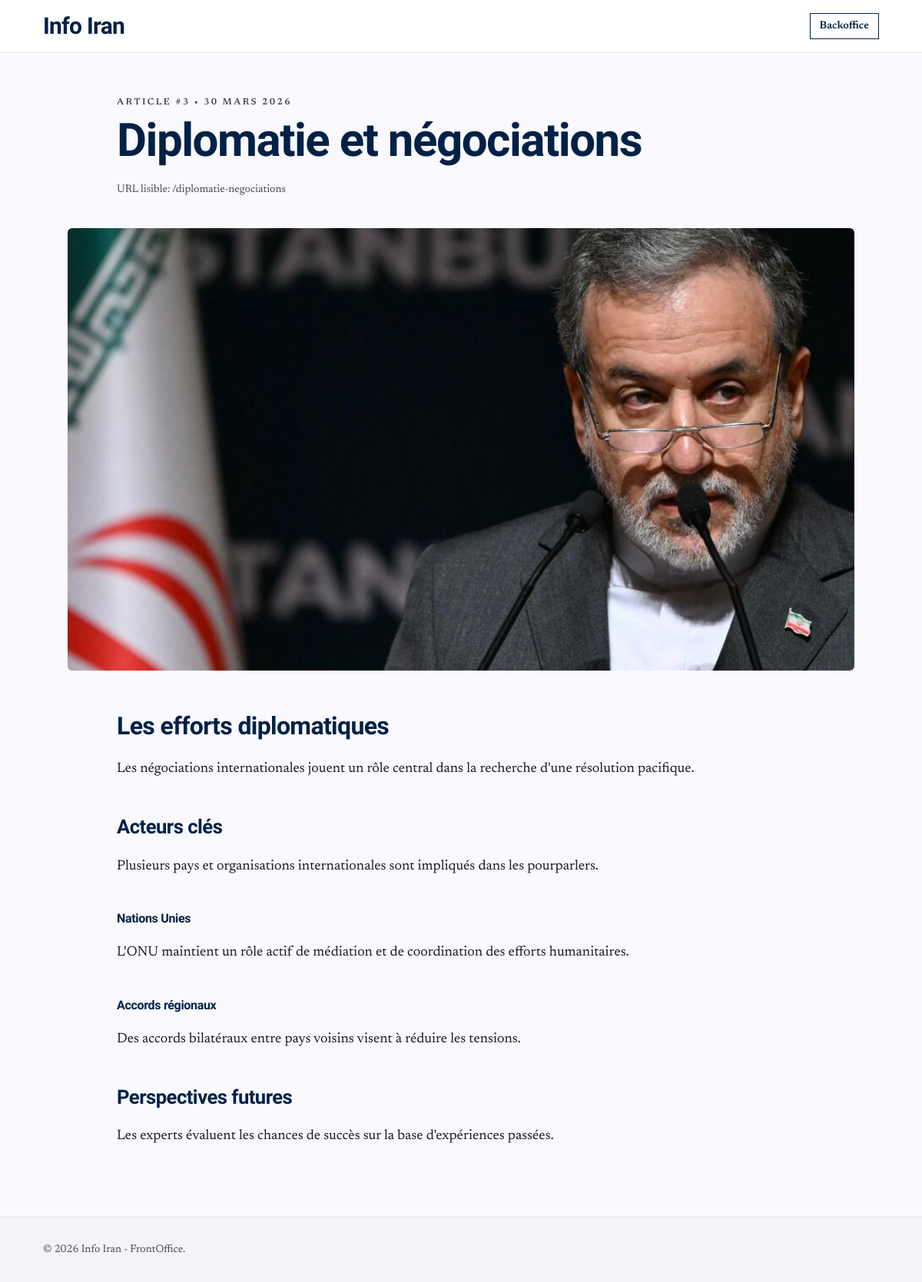
Screenshot of /articles/diplomatie-negociations with the database file from the repository.
### tables this page shows
CREATE TABLE articles (
    id INT AUTO_INCREMENT PRIMARY KEY,
    titre VARCHAR(255) NOT NULL,
    slug VARCHAR(255) NOT NULL UNIQUE,
    contenu TEXT NOT NULL,
    image_url VARCHAR(255),
    image_alt VARCHAR(150),
    meta_description VARCHAR(160),
    date_creation TIMESTAMP DEFAULT CURRENT_TIMESTAMP,
    date_modification TIMESTAMP DEFAULT CURRENT_TIMESTAMP ON UPDATE CURRENT_TIMESTAMP,
    INDEX (slug),
    INDEX (date_creation)
);

### includes/functions.php (called while the page is built, shortened)
<?php
function escape(string $value): string
{
    return htmlspecialchars($value, ENT_QUOTES, 'UTF-8');
}
function formatArticleDate(string $date): string
{
    try {
        $dateTime = new DateTime($date);
        if (class_exists('IntlDateFormatter')) {
            $formatter = new IntlDateFormatter('fr_FR', IntlDateFormatter::LONG, IntlDateFormatter::NONE);
            $formatted = $formatter->format($dateTime);
            if ($formatted !== false) {
                return $formatted;
            }
        }
        return $dateTime->format('d/m/Y');
    } catch (Exception $e) {
        return $date;
    }
}
function buildArticleBody(string $content): string
{
    $content = trim($content);
    $containsHtml = $content !== strip_tags($content);
    if ($containsHtml) {
        $allowedTags = '<p><h1><h2><h3><h4><h5><h6><blockquote><ul><ol><li><strong><em><b><i><a><img><br>';
        return strip_tags($content, $allowedTags);
    }
    $html = [];
    return !empty($html) ? implode("\n", $html) : '<p>' . nl2br(escape($content)) . '</p>';
}
function getBySlug(PDO $pdo, string $slug): ?array
{
    $stmt = $pdo->prepare('SELECT id, titre, slug, contenu, image_url, image_alt, meta_description, date_creation FROM articles WHERE slug = ? LIMIT 1');
    $stmt->execute([$slug]);
    $result = $stmt->fetch();
    return $result ?: null;
}

### frontoffice/detail-article.php (the view, shortened to what this page needs)
<?php
require_once __DIR__ . '/../includes/db.php';
require_once __DIR__ . '/../includes/functions.php';
$articleSlug = filter_input(INPUT_GET, 'slug', FILTER_SANITIZE_STRING);
$article = getBySlug($pdo, $articleSlug);
$title = $article['titre'];
$heroImage = trim((string) $article['image_url']) !== ''
    ? $article['image_url']
    : 'https://images.unsplash.com/photo-1528825871115-3581a5387919?auto=format&fit=crop&w=1600&q=80';
$heroAlt = trim((string) $article['image_alt']) !== ''
    ? $article['image_alt']
    : 'Illustration de l\'article';
$articleHtml = buildArticleBody((string) $article['contenu']);
$publishedAt = formatArticleDate((string) $article['date_creation']);
?>
<!DOCTYPE html>
<html class="light" lang="fr">
<head>
    <script src="https://cdn.tailwindcss.com?plugins=forms,container-queries"></script>
</head>
<body class="bg-surface text-onSurface font-body selection:bg-blue-100">
<header class="border-b border-line bg-white/90 backdrop-blur-md sticky top-0 z-50">
    <div class="max-w-6xl mx-auto px-4 md:px-8 py-4 flex items-center justify-between">
        <a class="text-2xl md:text-3xl font-black tracking-tight text-primary font-headline" href="/">Info Iran</a>
        <a class="text-sm font-semibold text-primary border border-primary px-3 py-1.5 hover:bg-primary hover:text-white transition-colors" href="/site-information/backoffice/login.php">Backoffice</a>
    </div>
</header>
<main class="max-w-6xl mx-auto px-4 md:px-8 pt-10 md:pt-14 pb-16">
    <header class="max-w-4xl mx-auto mb-10 text-center md:text-left">
        <div class="text-xs uppercase tracking-[0.2em] text-muted font-semibold mb-3">
            Article #<?= (int) $article['id'] ?> • <?= escape($publishedAt) ?>
        </div>
        <h1 class="font-headline font-black text-4xl md:text-6xl leading-tight tracking-tight text-primary mb-6">
            <?= escape($title) ?>
        </h1>
        <p class="text-sm text-muted">
            URL lisible: /<?= escape($article['slug']) ?>
        </p>
    </header>
    <section class="max-w-5xl mx-auto mb-12">
        <div class="aspect-[16/9] overflow-hidden rounded-md bg-gray-100">
            <img class="w-full h-full object-cover"
                 src="<?= escape($heroImage) ?>"
                 alt="<?= escape($heroAlt) ?>"
                 width="1600"
                 height="900"
                 loading="eager"
                 decoding="async"/>
        </div>
    </section>
    <article class="max-w-4xl mx-auto article-content text-onSurface">
        <?= $articleHtml ?>
    </article>
</main>
<footer class="border-t border-line bg-[#f4f3f7]">
    <div class="max-w-6xl mx-auto px-4 md:px-8 py-8 text-sm text-muted">
        © <?= date('Y') ?> Info Iran - FrontOffice.
    </div>
</footer>
</body>
</html>

### frontoffice/detail-article.php (style rules this page uses)
body { min-height: 100dvh; }
.article-content p { margin-bottom: 1.5rem; line-height: 1.8; font-size: 1.125rem; }
.article-content h1, .article-content h2, .article-content h3 { font-family: 'Work Sans', sans-serif; font-weight: 800; letter-spacing: -0.02em; color: #002147; margin-top: 2.5rem; margin-bottom: 1rem; }
.article-content h1 { font-size: 2rem; }
.article-content h2 { font-size: 1.6rem; }

### rows the page displays
articles: id "3", date_creation "30 MARS 2026", titre "Diplomatie et négociations", slug "diplomatie-negociations", image_url (picture), contenu "Les efforts diplomatiques Les négociations internationales jouent un rôle central dans la recherche d'une résolution pacifique. Acteurs clés Plusieurs pays et organisations internationales sont impliqués dans les pourparlers. Nations Unies L'ONU maintient un rôle actif de médiation et de coordination des efforts humanitaires. Accords régionaux Des accords bilatéraux entre pays voisins visent à réduire les tensions. Perspectives futures Les experts évaluent les chances de succès sur la base d'expériences passées."
